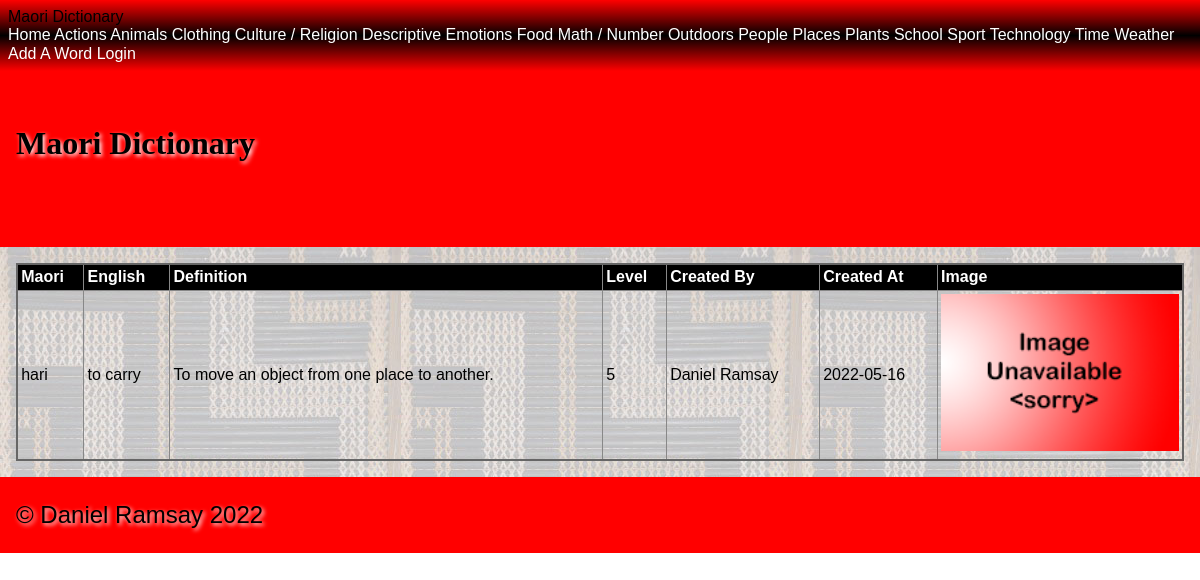
Page /category/actions/hari on the committed database.
### tables this page shows
CREATE TABLE "maori_words"
(
    id             integer
        primary key autoincrement,
    english_name   varchar(60),
    created_by     integer      not null
        constraint maori_words_people_id_fk
            references people
            on update restrict on delete restrict,
    created_at     datetime,
    maori_name     varchar(60)  not null,
    category       varchar(60),
    level          integer      not null,
    definition     varchar(200) not null,
    image_filename varchar(60)
);

CREATE TABLE "people"
(
    id         integer not null
        primary key autoincrement,
    first_name varchar(30),
    last_name  varchar(30),
    type       varchar(30),
    email      varchar(120),
    password   varchar(120)
);

### app.py (the view, shortened to what this page needs)
@app.route('/category/<category_name>/<maori_word>', methods=['GET', 'POST'])
def site_word(category_name, maori_word):
    category_name = category_name.replace("|", "/")
    query = "SELECT maori_name, english_name, definition, level, created_at, image_filename, maori_words.id, \
            people.first_name, people.last_name \
            FROM maori_words JOIN people ON maori_words.created_by = people.id \
            WHERE lower(maori_name) = ? and lower(category) = ?"
    con = create_connection(DATABASE)
    cur = con.cursor()
    cur.execute(query, (maori_word.lower(), category_name.lower()))
    maori_names = cur.fetchall()
    con.close()
    if request.method == 'POST' and request.form.get('submit') == "Delete Word":
        return redirect(f"/confirm_delete_word/{category_name.replace('/', '|')}/{maori_names[0][6]}")
    return render_template("word.html", logged_in=is_logged_in(), categories=get_categories(), category_name=category_name, maori_names=maori_names, is_a_teacher=is_a_teacher())

### app.py (called while the page is built)
def create_connection(db_file):
    try:
        connection = sqlite3.connect(db_file)
        return connection
    except Error as e:
        print(e)
    return None

def is_logged_in():
    if session.get("email") is None:
        print("not logged in")
        return False
    else:
        print("logged in")
        return True

def is_a_teacher():
    if session.get("type") == 'teacher':
        print("is teacher")
        return True
    else:
        print("is not teacher")
        return False

def get_categories():
    query = 'SELECT distinct lower(category) FROM maori_words'
    con = create_connection(DATABASE)
    cur = con.cursor()
    cur.execute(query)
    category_list = cur.fetchall()
    con.close()
    return category_list

### templates/word.html (shortened to what this page needs)
{% extends 'base.html' %}
{% block main %}
<table>
    <tr>
        <th>Maori</th>
        <th>English</th>
        <th>Definition</th>
        <th>Level</th>
        <th>Created By</th>
        <th>Created At</th>
        <th>Image</th>
    </tr>
    <tr>
        <td>{{ maori_names[0][0] }}</td>
        <td>{{ maori_names[0][1] }}</td>
        <td>{{ maori_names[0][2] }}</td>
        <td>{{ maori_names[0][3] }}</td>
        <td>{{ maori_names[0][7]}} {{ maori_names[0][8]}} </td>
        <td>{{ maori_names[0][4] }}</td>
        {% if maori_names[0][5] %}
            <td><img src='/static/images/{{ maori_names[0][5] }}'></td>
        {% else %}
            <td><img src='/static/images/noimage.png'></td>
        {% endif %}
    </tr>
</table>
{% endblock %}

### static/style.css (style rules this page uses)
* { font-family: Comfortaa, sans-serif; margin: 0; padding: 0; box-sizing: border-box; }
img { width: 100%; }
table { width: 100%; border: 2px solid #666; border-collapse: collapse; }
th, td { border: 1px solid #888; padding: 0.2rem; text-align: left; }
th { background-color: #000; color: #fff; }

### rows in the picture
maori_words: maori_name "hari", english_name "to carry", definition "To move an object from one place to another.", level "5", created_at "2022-05-16"
people: first_name "Daniel", last_name "Ramsay"

### other values in the picture
{{ category[0].title() }} "Actions" "Animals" "Clothing" "Culture / Religion" "Descriptive" "Emotions" "Food" "Math / Number" "Outdoors" "People" "Places" "Plants" "School" "Sport" "Technology" "Time" "Weather"
